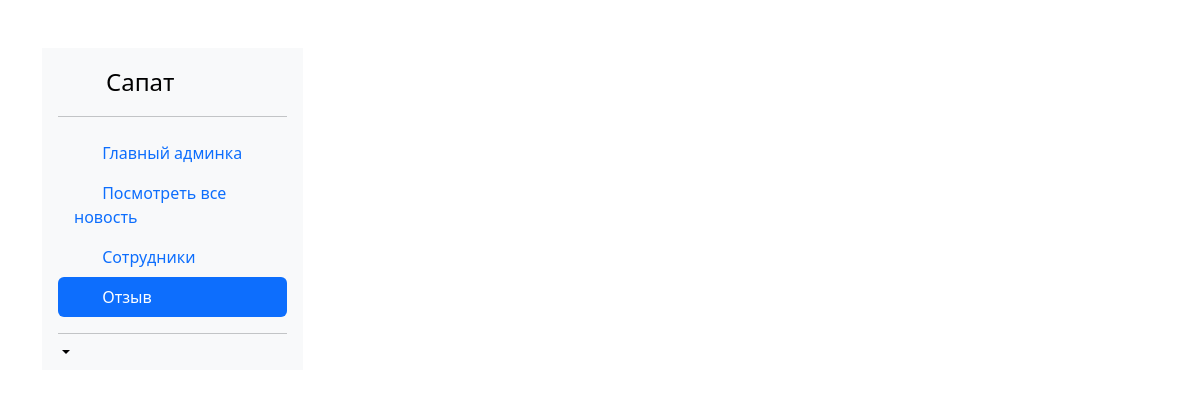
The app's page /admsapat/feedback, older data.
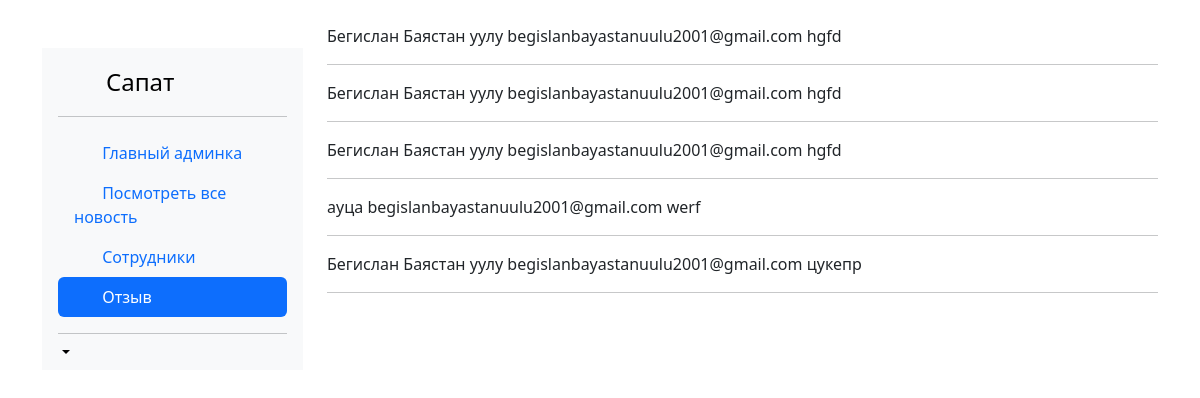
The same page, newer data.
### database_admin/models.py (models this page shows, shortened)
class Contact(models.Model):
    name = models.CharField(max_length=200)
    email = models.EmailField()
    subject = models.CharField(max_length=200)
    message = models.TextField()

### database_admin/views/views_feedback.py (the view)
# urls.py: path('feedback', view_contacts, name='feedback'),
def view_contacts(request):
    contacts_feedback = Contact.objects.all()
    return render(request, "adminka_contact_feedback/feedback.html", {"feedbacks": contacts_feedback})

### database_admin/templates/adminka_contact_feedback/feedback.html (shortened to what this page needs)
{% extends 'adminka_post/base_adminka.html' %}
{% block content %}
    {% for feedbak in feedbacks %}
    	{{ feedbak.name }}
    	{{ feedbak.email }}
    	{{ feedbak.message }}
        <hr>
    {% endfor %}
{% endblock %}

Row changes from the older to the newer data that the page shows:
added Contact: name "Бегислан Баястан уулу", email "begislanbayastanuulu2001@gmail.com", message "hgfd"
added Contact: name "Бегислан Баястан уулу", email "begislanbayastanuulu2001@gmail.com", message "hgfd"
added Contact: name "Бегислан Баястан уулу", email "begislanbayastanuulu2001@gmail.com", message "hgfd"
added Contact: name "ауца", email "begislanbayastanuulu2001@gmail.com", message "werf"
added Contact: name "Бегислан Баястан уулу", email "begislanbayastanuulu2001@gmail.com", message "цукепр"
